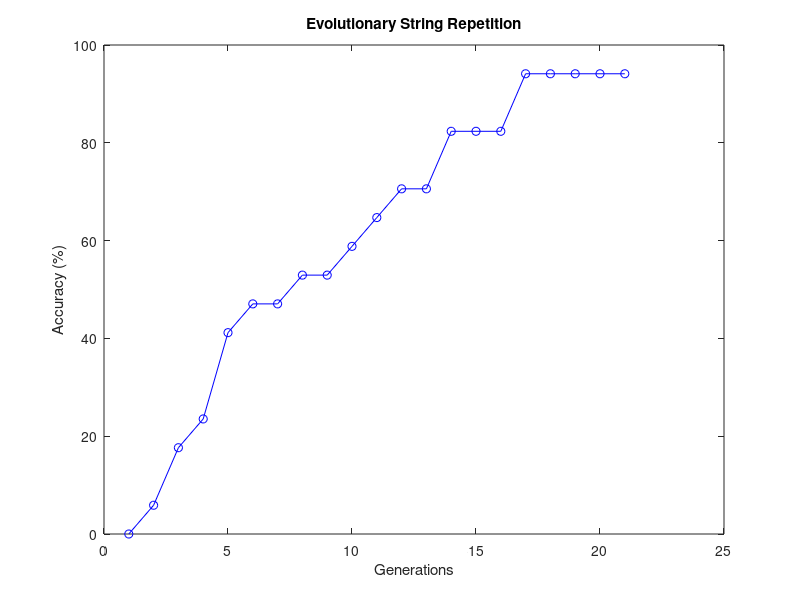

Reproduce this figure in MATLAB.
y = [17;16;14;13;10;9;9;8;8;7;6;5;5;3;3;3;1;1;1;1;1;];ymax=max(y);
y=ymax-y;
y=y/ymax;
y = y*100;plot(y,'b-o');
xlabel('Generations');
ylabel('Accuracy (%)');
title('Evolutionary String Repetition');